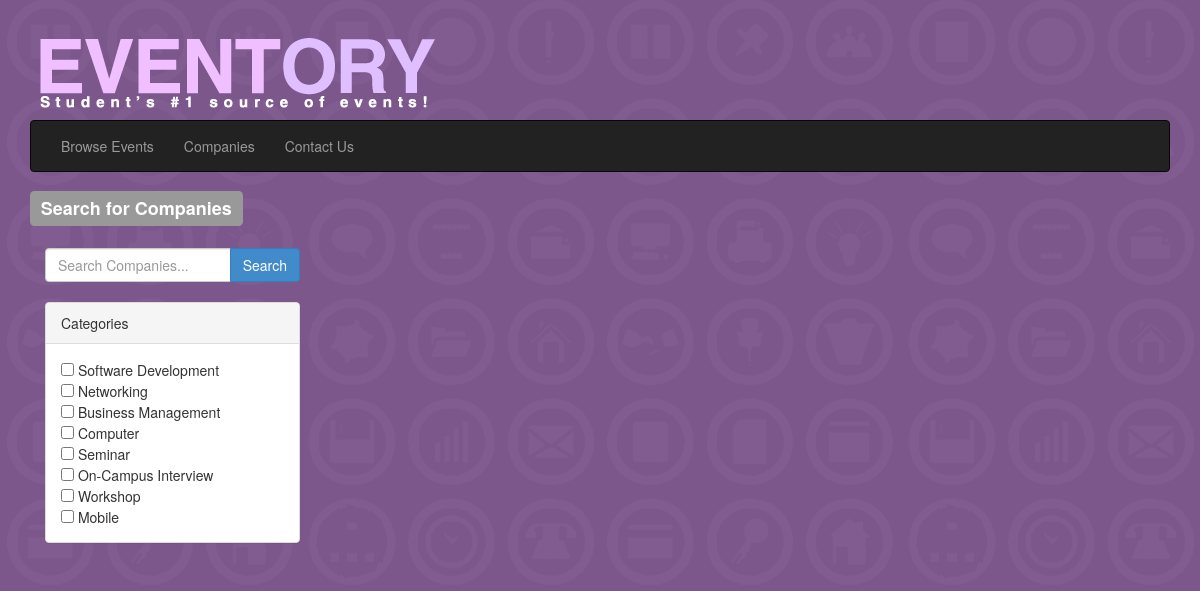
Screenshot of /company.php with the database file from the repository.
### tables this page shows
CREATE TABLE `category` (
  `idcategory` int(11) NOT NULL AUTO_INCREMENT,
  `category` varchar(45) NOT NULL,
  PRIMARY KEY (`idcategory`)
);

### model/categorymodel.php (called while the page is built, shortened)
<?php
	include_once('objects/categoryobject.php');
	class CategoryModel{
		function getAllCategories(){
			$categories =  array();
			$query = "SELECT *
					 FROM category";
			$query = mysql_query($query);
			$numrows = mysql_num_rows($query);
				if($numrows > 0 ){
					while($row = mysql_fetch_assoc($query)){
						$idcategory = $row['idcategory'];
						$category = $row['category'];
						$category = new CategoryObject($idcategory,$category);
						array_push($categories, $category);
					}
				}
				return $categories;
		}
	}
?>

### objects/categoryobject.php (called while the page is built, shortened)
<?php
	class CategoryObject{
		public function __construct($idcategory,$category){
			$this->idcategory = $idcategory;
			$this->category = $category;
		}
	}
?>

### company.php (the view, shortened to what this page needs)
<!DOCTYPE html>
<html>
	<head>
		<link href="css/bootstrap.css" rel="stylesheet">
		<link href="css/bootstrap.min.css" rel="stylesheet">
		<link href="css/customstyles.css" rel="stylesheet">
	</head>
	<body>
		<?php include('includes/nav.php');
		?>
		<h3> <div class="label label-default"> Search for Companies </div></h3>
		<BR>
		<div id="filter" class="col-lg-3">
				<div class="input-group">
					<input id='filter-searchbar' name='searchWord' type="text" class="searchbox form-control" placeholder="Search Companies..." value= "" ><br>
					<span class="input-group-btn">
						<button id = 'filter-button' type="submit" class="btn btn-primary">Search</button>
					</span>
				</div>
				<br>
				<div class="panel panel-default">
					<div class="panel-heading">Categories</div>
						<div class="panel-body">
						<?php
							include_once('model/categorymodel.php');
							$model = new CategoryModel();
							$categories = $model->getAllCategories();
							foreach($categories as $category){
								$id = $category->idcategory;
								$c = $category->category;
							?>
							<input class = 'categories' type="checkbox" value=" <?php echo $id; ?>" > <?php echo $c; ?></input><br>
							<?php } ?>
						</div>
				</div>
		</div>
		<div id="results" class="col-lg-9">
			<br>
			<center>
			<div class="btn-toolbar" role="toolbar">
			</div>
			</center>
		</div>
	</body>
</html>

### css/customstyles.css (style rules this page uses)
body { padding-top: 20px; padding-bottom: 20px; }

### company.php (style rules this page uses)
#filter { float: left; }
#results { float: right; }
body { background-color: #7C578C; background: url('images/bg.png') repeat center center; }
.btn-toolbar { display:inline-block; text-align: center; padding: 25px; }

### rows the page displays
category: category "Software Development"
category: category "Networking"
category: category "Business Management"
category: category "Computer"
category: category "Seminar"
category: category "On-Campus Interview"
category: category "Workshop"
category: category "Mobile"
